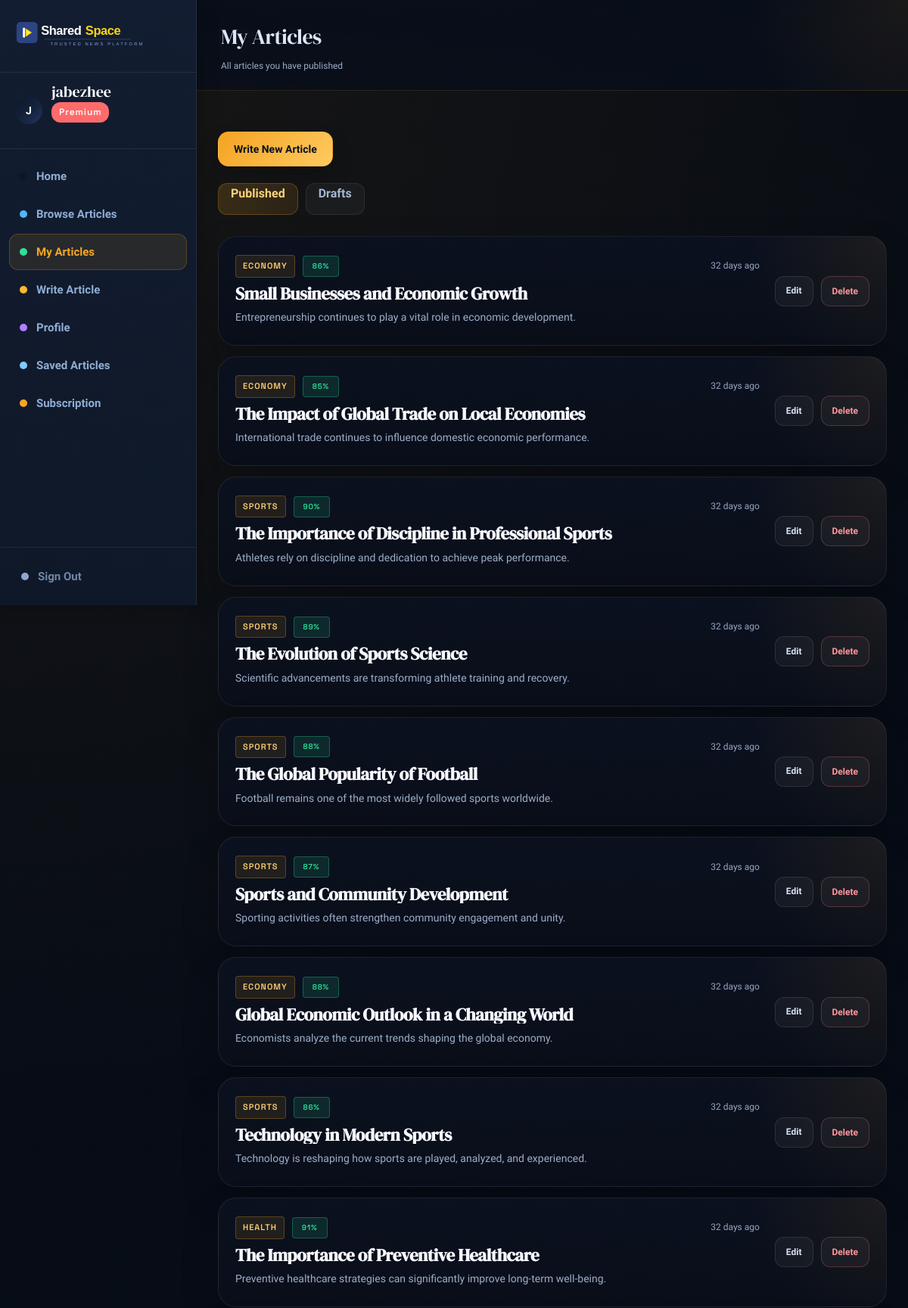
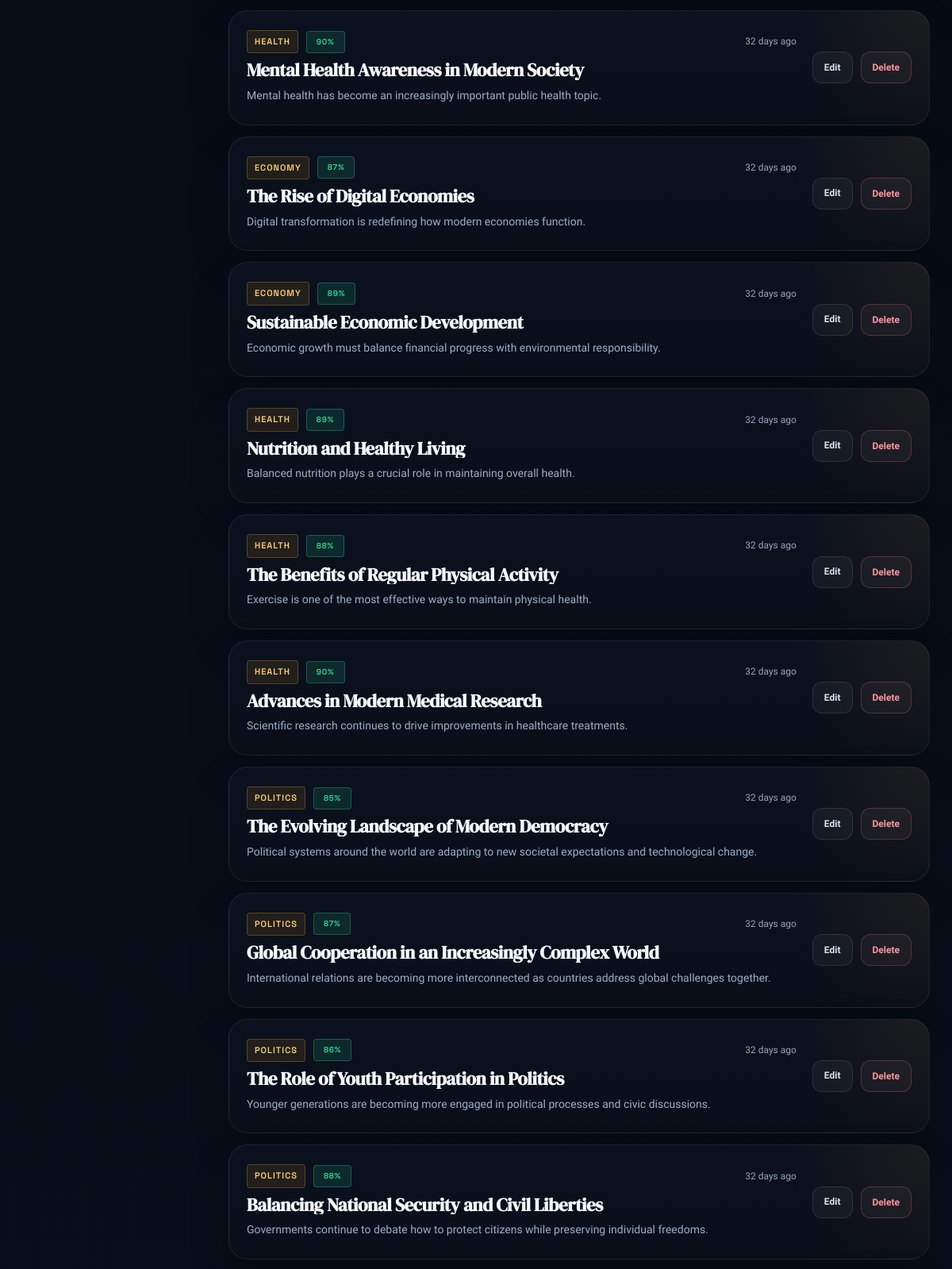
Screenshot of /pages/my-articles.php (signed in, upper part) with the database file from the repository (2 pictures, top to bottom).
### tables this page shows
CREATE TABLE `users` (
  `id` int NOT NULL,
  `email` varchar(255) NOT NULL,
  `password` varchar(255) NOT NULL,
  `full_name` varchar(255) DEFAULT NULL,
  `bio` text,
  `avatar_url` text,
  `role` enum('free','premium','category_admin','system_admin','ai_trainer') NOT NULL DEFAULT 'free',
  `is_premium` tinyint(1) NOT NULL DEFAULT '0',
  `is_suspended` tinyint(1) NOT NULL DEFAULT '0',
  `created_at` datetime NOT NULL DEFAULT CURRENT_TIMESTAMP,
  `updated_at` datetime NOT NULL DEFAULT CURRENT_TIMESTAMP ON UPDATE CURRENT_TIMESTAMP,
  `email_verified` tinyint(1) DEFAULT '0',
  `verification_token` varchar(255) DEFAULT NULL,
  `last_verification_email` datetime DEFAULT NULL,
  `reset_token` varchar(255) DEFAULT NULL,
  `reset_expires` datetime DEFAULT NULL,
  `age_group` varchar(20) DEFAULT NULL,
  `gender` enum('male','female') DEFAULT NULL,
  `onboarding_completed` tinyint(1) DEFAULT '0'
);

CREATE TABLE `articles` (
  `id` int NOT NULL,
  `title` varchar(500) NOT NULL,
  `excerpt` text NOT NULL,
  `content` longtext NOT NULL,
  `author_id` int NOT NULL,
  `category_id` int NOT NULL,
  `trust_score` tinyint NOT NULL DEFAULT '80',
  `has_media` tinyint(1) NOT NULL DEFAULT '0',
  `image_path` varchar(255) DEFAULT NULL,
  `is_premium_only` tinyint(1) NOT NULL DEFAULT '0',
  `published_at` datetime NOT NULL DEFAULT CURRENT_TIMESTAMP,
  `created_at` datetime NOT NULL DEFAULT CURRENT_TIMESTAMP,
  `updated_at` datetime NOT NULL DEFAULT CURRENT_TIMESTAMP ON UPDATE CURRENT_TIMESTAMP,
  `status` varchar(20) DEFAULT 'published'
);

CREATE TABLE `categories` (
  `id` int NOT NULL,
  `name` varchar(100) NOT NULL,
  `description` text,
  `admin_user_id` int DEFAULT NULL,
  `created_at` datetime NOT NULL DEFAULT CURRENT_TIMESTAMP
);

### includes/entities/User.php (called while the page is built, shortened)
<?php
class User
{
    public string $fullName;
    public function __construct(array $row)
    {
        $this->id          = (int)$row['id'];
        $this->fullName    = $row['full_name'] ?? '';
        $this->role        = $row['role']       ?? 'free';
    }
    public function initial(): string
    {
        return strtoupper(mb_substr($this->fullName, 0, 1)) ?: '?';
    }
}

### includes/db.php (called while the page is built, shortened)
<?php
class DB {
    private static ?PDO $pdo = null;
    public static function get(): PDO {
        if (self::$pdo === null) {
            $dsn = sprintf('mysql:host=%s;port=%s;dbname=%s;charset=utf8mb4',
                DB_HOST, DB_PORT, DB_NAME);
            self::$pdo = new PDO($dsn, DB_USER, DB_PASS, [
                PDO::ATTR_ERRMODE            => PDO::ERRMODE_EXCEPTION,
                PDO::ATTR_DEFAULT_FETCH_MODE => PDO::FETCH_ASSOC,
                PDO::ATTR_EMULATE_PREPARES   => false,
            ]);
        }
        return self::$pdo;
    }
    public static function query(string $sql, array $params = []): array {
        $stmt = self::get()->prepare($sql);
        $stmt->execute($params);
        return $stmt->fetchAll();
    }
    public static function first(string $sql, array $params = []): ?array {
        $rows = self::query($sql, $params);
        return $rows[0] ?? null;
    }
}

### includes/controllers/AuthController.php (called while the page is built, shortened)
<?php
require_once __DIR__ . '/../entities/User.php';
class AuthController {
    public function currentUser(): ?User {
        static $cache = [];
        $id = $_SESSION['user_id'];
        if (!isset($cache[$id])) {
            $row        = DB::first('SELECT * FROM users WHERE id = ?', [$id]);
            $cache[$id] = $row ? new User($row) : null;
        }
        return $cache[$id];
    }
    public function requireAuth(): void {
        $user = $this->currentUser();
    }
}

### includes/controllers/ArticleController.php (called while the page is built, shortened)
<?php
require_once __DIR__ . '/../entities/Article.php';
class ArticleController {
    public function getByAuthor(int $authorId): array {
        $rows = DB::query(
            'SELECT a.*, u.full_name AS author_name, c.name AS category_name,
             COUNT(DISTINCT v.id) AS view_count
             FROM articles a
             JOIN users u ON u.id = a.author_id
             JOIN categories c ON c.id = a.category_id
             LEFT JOIN article_views v ON v.article_id = a.id
             WHERE a.author_id = ? AND a.status = "published"
             GROUP BY a.id
             ORDER BY a.published_at DESC',
            [$authorId]
        );
        return array_map(fn($r) => new Article($r), $rows);
    }
 }

### includes/entities/Article.php (called while the page is built, shortened)
<?php
class Article {
    public function __construct(array $row) {
        $this->id            = (int)$row['id'];
        $this->title         = $row['title'];
        $this->excerpt       = $row['excerpt'];
        $this->categoryName  = $row['category_name'] ?? '';
        $this->trustScore    = (int)$row['trust_score'];
        $this->publishedAt   = $row['published_at'] ?? '';
    }
}

### pages/my-articles.php (the view, shortened to what this page needs)
<?php
require_once __DIR__ . '/../includes/layout.php';
require_once __DIR__ . '/../includes/controllers/AuthController.php';
require_once __DIR__ . '/../includes/controllers/ArticleController.php';
$auth = new AuthController();
$articleCtrl = new ArticleController();
$auth->requireAuth();
$user = $auth->currentUser();
$filter = $_GET['filter'] ?? 'published';
$articles = $filter === 'draft'
    ? $articleCtrl->getDraftsByAuthor($user->id)
    : $articleCtrl->getByAuthor($user->id);
page_head('My Articles');
?>
<div class="dashboard-layout">
<?php sidebar($user); ?>
<main>
<?php dash_header('My Articles', 'All articles you have published'); ?>
<div class="page-content my-articles-shell">
    <div class="my-articles-toolbar">
        <a href="/pages/write.php" class="btn btn-primary my-articles-create-btn">Write New Article</a>
    </div>
    <div class="article-toggle">
        <a href="?filter=published" class="toggle-btn <?= $filter === 'published' ? 'active' : '' ?>">Published</a>
        <a href="?filter=draft" class="toggle-btn <?= $filter === 'draft' ? 'active' : '' ?>">Drafts</a>
    </div>
    <?php if (empty($articles)): ?>
        <div class="card card-empty my-articles-empty-card">
            <h3 class="my-articles-empty-title">
                <?= $filter === 'draft' ? 'No drafts yet' : 'No published articles yet' ?>
            </h3>
            <p class="text-muted my-articles-empty-copy">
                You have not published anything yet. Write your first article.
            </p>
            <a href="/pages/write.php" class="btn btn-primary my-articles-create-btn">Write Article</a>
        </div>
    <?php else: ?>
        <div class="my-articles-list">
            <?php foreach ($articles as $article): ?>
                <div class="card my-article-card">
                    <div class="my-article-row">
                        <div class="my-article-info">
                            <div class="my-article-meta">
                                <span class="category-tag"><?= htmlspecialchars($article->categoryName) ?></span>
                                <?= trust_badge($article->trustScore) ?>
                                <span class="text-muted my-article-time"><?= relative_time($article->publishedAt) ?></span>
                            </div>
                            <h3 class="my-article-title">
                                <a href="/pages/article.php?id=<?= $article->id ?>&return=<?= urlencode($_SERVER['REQUEST_URI']) ?>" class="my-article-link">
                                    <?= htmlspecialchars($article->title) ?>
                                </a>
                            </h3>
                            <p class="my-article-excerpt"><?= htmlspecialchars(mb_substr($article->excerpt, 0, 120)) ?></p>
                        </div>
                        <div class="my-article-actions">
                            <a href="/pages/write.php?id=<?= $article->id ?>" class="btn btn-ghost btn-sm">Edit</a>
                            <form method="POST">
                                <button
                                    type="submit"
                                    class="btn btn-ghost btn-sm my-article-delete-btn"
                                    onclick="return confirm('Delete \'<?= htmlspecialchars(addslashes($article->title)) ?>\'? This cannot be undone.')">
                                    Delete
                                </button>
                            </form>
                        </div>
                    </div>
                </div>
            <?php endforeach; ?>
        </div>
    <?php endif; ?>
</div>
</main>
</div>
<link rel="stylesheet" href="/public/css/myarticles.css">
<?php page_foot(); ?>

### includes/layout.php (shortened to what this page needs)
<?php
require_once __DIR__ . '/db.php';
require_once __DIR__ . '/controllers/AuthController.php';
require_once __DIR__ . '/controllers/ArticleController.php';
function page_head(string $title): void {
    $slug = strtolower(trim(preg_replace('/[^a-z0-9]+/i', '-', $title), '-'));
?>
<!DOCTYPE html>
<html lang="en">
<head>
<link rel="stylesheet" href="/public/css/app.css" />
</head>
<body class="page-<?= htmlspecialchars($slug) ?>">
<?php }
function page_foot(): void { ?>
</body>
</html>
<?php }
function sharedspace_brand(string $href = '/', string $variant = 'dark', string $class = ''): void { ?>
    <a href="<?= htmlspecialchars($href) ?>" class="sharedspace-brand <?= htmlspecialchars(trim($class)) ?>">
        <img
            src="<?= htmlspecialchars($variant === 'light' ? '/public/icons/sharedspace-logo-light.svg' : '/public/icons/sharedspace-logo-dark.svg') ?>"
            alt="SharedSpace"
            class="sharedspace-brand-image"
        >
    </a>
<?php }
function sidebar(User $user): void {
    $path = parse_url($_SERVER['REQUEST_URI'], PHP_URL_PATH);
    if ($user->role === 'system_admin') {
        $links = [
            ['href' => '/pages/admin-dashboard.php', 'key' => 'home',    'label' => 'Admin Dashboard'],
            ['href' => '/pages/browse.php',           'key' => 'browse',  'label' => 'Browse Articles'],
            ['href' => '/pages/admin-landing.php',    'key' => 'landing', 'label' => 'Manage Landing Page'],
            ['href' => '/pages/admin-audit-log.php',  'key' => 'audit',   'label' => 'Audit Log'],
            ['href' => '/pages/profile.php',          'key' => 'profile', 'label' => 'Profile'],
        ];
    } else {
        $links = [
            ['href' => '/dashboard.php', 'key' => 'home', 'label' => 'Home'],
            ['href' => '/pages/browse.php', 'key' => 'browse', 'label' => 'Browse Articles'],
            ['href' => '/pages/my-articles.php', 'key' => 'articles', 'label' => 'My Articles'],
            ['href' => '/pages/write.php', 'key' => 'compose', 'label' => 'Write Article'],
            ['href' => '/pages/profile.php', 'key' => 'profile', 'label' => 'Profile'],
            ['href' => '/pages/savedarticles.php', 'key' => 'saved', 'label' => 'Saved Articles'],
            ['href' => '/pages/subscription.php', 'key' => 'membership', 'label' => $user->role === 'premium' ? 'Subscription' : 'Upgrade'],
        ];
    }
    ?>
<aside class="sidebar">
    <div class="sidebar-logo">
        <?php sharedspace_brand(
            $user->role === 'system_admin' ? '/pages/admin-dashboard.php' : ($user->role === 'category_admin' ? '/pages/category-admin-dashboard.php' : '/dashboard.php'),
            'light',
            'sidebar-brand'
        ); ?>
    </div>
    <div class="sidebar-user">
        <?php if (!empty($user->avatarUrl)): ?>
            <div class="user-avatar" style="background:none;padding:0;overflow:hidden">
                <img src="/public/<?= htmlspecialchars($user->avatarUrl) ?>"
                     alt="<?= htmlspecialchars($user->fullName) ?>"
                     style="width:100%;height:100%;object-fit:cover;border-radius:50%">
            </div>
        <?php else: ?>
            <div class="user-avatar"><?= htmlspecialchars($user->initial()) ?></div>
        <?php endif; ?>
        <div class="user-info">
            <p class="user-name"><?= htmlspecialchars($user->fullName) ?></p>
            <?php if ($user->role === 'premium'): ?>
                <span class="role-badge premium">Premium</span>
            <?php elseif ($user->role === 'system_admin'): ?>
                <span class="role-badge system-admin">System Admin</span>
            <?php else: ?>
                <span class="role-badge free">Free</span>
            <?php endif; ?>
        </div>
    </div>
    <nav class="sidebar-nav">
        <ul>
        <?php foreach ($links as $link): ?>
            <li>
                <a href="<?= $link['href'] ?>" class="nav-link <?= $path === $link['href'] ? 'active' : '' ?>">
                    <span class="nav-icon nav-icon-<?= htmlspecialchars($link['key']) ?>" aria-hidden="true"></span>
                    <?= htmlspecialchars($link['label']) ?>
                </a>
            </li>
        <?php endforeach; ?>
        </ul>
    </nav>
    <div class="sidebar-footer">
        <a href="/logout.php" class="nav-link logout">
            <span class="nav-icon nav-icon-logout" aria-hidden="true"></span>
            Sign Out
        </a>
    </div>
</aside>
<?php }
function dash_header(string $title, string $subtitle = ''): void { ?>
<header class="dash-header">
    <div>
        <h1 class="dash-title"><?= htmlspecialchars($title) ?></h1>
        <?php if ($subtitle): ?>
        <p class="dash-subtitle"><?= htmlspecialchars($subtitle) ?></p>
        <?php endif; ?>
    </div>
</header>
<?php }
    if ($err): ?><div class="alert alert-error"><?= htmlspecialchars($err) ?></div><?php endif;
    if ($ok): ?><div class="alert alert-success"><?= htmlspecialchars($ok) ?></div><?php endif;
function trust_badge(int $score): string {
    $cls = $score >= 80 ? 'high' : ($score >= 60 ? 'mid' : 'low');
    return "<span class=\"trust-badge trust-{$cls}\">{$score}%</span>";
}
function relative_time(string $dateStr): string {
    $diff = time() - strtotime($dateStr);
    $hours = (int)($diff / 3600);
    $days = (int)($hours / 24);
    return $days . ' day' . ($days > 1 ? 's' : '') . ' ago';
}
?>

### rows the page displays
users: full_name "J", full_name "jabezhee"
articles: category.name "ECONOMY", trust_score "86", published_at "32 days ago", title "Small Businesses and Economic Growth", excerpt "Entrepreneurship continues to play a vital role in economic development."
articles: category.name "ECONOMY", trust_score "85", published_at "32 days ago", title "The Impact of Global Trade on Local Economies", excerpt "International trade continues to influence domestic economic performance."
articles: category.name "SPORTS", trust_score "90", published_at "32 days ago", title "The Importance of Discipline in Professional Sports", excerpt "Athletes rely on discipline and dedication to achieve peak performance."
articles: category.name "SPORTS", trust_score "89", published_at "32 days ago", title "The Evolution of Sports Science", excerpt "Scientific advancements are transforming athlete training and recovery."
articles: category.name "SPORTS", trust_score "88", published_at "32 days ago", title "The Global Popularity of Football", excerpt "Football remains one of the most widely followed sports worldwide."
articles: category.name "SPORTS", trust_score "87", published_at "32 days ago", title "Sports and Community Development", excerpt "Sporting activities often strengthen community engagement and unity."
articles: category.name "ECONOMY", trust_score "88", published_at "32 days ago", title "Global Economic Outlook in a Changing World", excerpt "Economists analyze the current trends shaping the global economy."
articles: category.name "SPORTS", trust_score "86", published_at "32 days ago", title "Technology in Modern Sports", excerpt "Technology is reshaping how sports are played, analyzed, and experienced."
articles: category.name "HEALTH", trust_score "91", published_at "32 days ago", title "The Importance of Preventive Healthcare", excerpt "Preventive healthcare strategies can significantly improve long-term well-being."
articles: category.name "HEALTH", trust_score "90", published_at "32 days ago", title "Mental Health Awareness in Modern Society", excerpt "Mental health has become an increasingly important public health topic."
articles: category.name "ECONOMY", trust_score "87", published_at "32 days ago", title "The Rise of Digital Economies", excerpt "Digital transformation is redefining how modern economies function."
articles: category.name "ECONOMY", trust_score "89", published_at "32 days ago", title "Sustainable Economic Development", excerpt "Economic growth must balance financial progress with environmental responsibility."
articles: category.name "HEALTH", trust_score "89", published_at "32 days ago", title "Nutrition and Healthy Living", excerpt "Balanced nutrition plays a crucial role in maintaining overall health."
articles: category.name "HEALTH", trust_score "88", published_at "32 days ago", title "The Benefits of Regular Physical Activity", excerpt "Exercise is one of the most effective ways to maintain physical health."
articles: category.name "HEALTH", trust_score "90", published_at "32 days ago", title "Advances in Modern Medical Research", excerpt "Scientific research continues to drive improvements in healthcare treatments."
articles: category.name "POLITICS", trust_score "85", published_at "32 days ago", title "The Evolving Landscape of Modern Democracy", excerpt "Political systems around the world are adapting to new societal expectations and technological change."
articles: category.name "POLITICS", trust_score "87", published_at "32 days ago", title "Global Cooperation in an Increasingly Complex World", excerpt "International relations are becoming more interconnected as countries address global challenges together."
articles: category.name "POLITICS", trust_score "86", published_at "32 days ago", title "The Role of Youth Participation in Politics", excerpt "Younger generations are becoming more engaged in political processes and civic discussions."
articles: category.name "POLITICS", trust_score "88", published_at "32 days ago", title "Balancing National Security and Civil Liberties", excerpt "Governments continue to debate how to protect citizens while preserving individual freedoms."

### other values shown
$link['label'] "Home"
$link['label'] "Browse Articles"
$link['label'] "My Articles"
$link['label'] "Write Article"
$link['label'] "Profile"
$link['label'] "Saved Articles"
$link['label'] "Subscription"
$title "My Articles"
$subtitle "All articles you have published"
